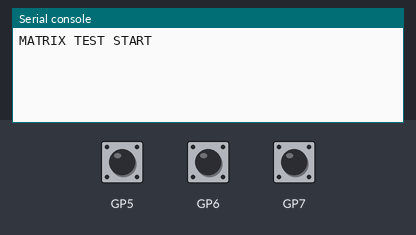
Recording of a program running on a simulated Raspberry Pi Pico running CircuitPython. Shown: the last lines printed to the serial console. The inputs (shaded band) are chosen by the test bench; at power-on: GP5 LOW, GP6 LOW, GP7 LOW.

Above: at 1.2 s.
1.3 s: GP5 pulled HIGH for 0.15 s
At 2.6 s:
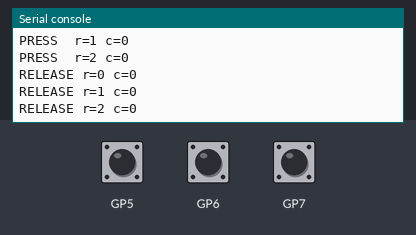
2.9 s: GP6 pulled HIGH for 0.15 s
At 3.04 s:
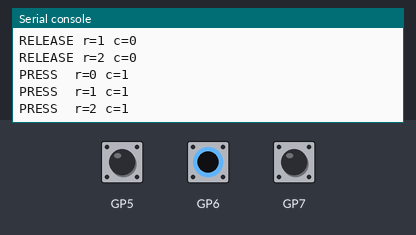
4.5 s: GP7 pulled HIGH for 0.15 s
At 5.1 s:
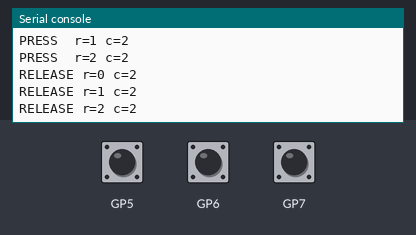
Timing chart, 0 to 7.5 s (numbered marks = the images above; inputs shaded):
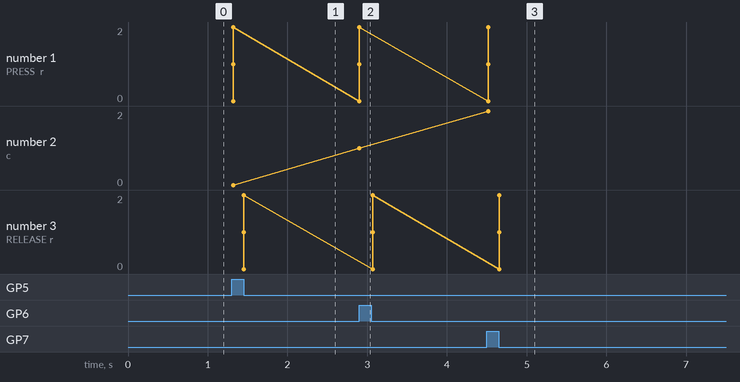

Measured:
- after the input at 1.3 s, the serial console: prints a new line at once (image 1)
- after the input at 2.9 s, the serial console: prints a new line at once (image 2)
- after the input at 4.5 s, the serial console: prints a new line at once (image 3)

The program:

code.py
```python
import time
import board
import digitalio

# =========================
# PINS ANPASSEN
# =========================
ROW_PINS = [board.GP2, board.GP3, board.GP4]   # nice!nano ersetzen
COL_PINS = [board.GP5, board.GP6, board.GP7]   # nice!nano ersetzen

DEBOUNCE_S = 0.03

print("MATRIX TEST START")

rows = []
for pin in ROW_PINS:
    r = digitalio.DigitalInOut(pin)
    r.direction = digitalio.Direction.OUTPUT
    r.value = False
    rows.append(r)

cols = []
for pin in COL_PINS:
    c = digitalio.DigitalInOut(pin)
    c.direction = digitalio.Direction.INPUT
    c.pull = digitalio.Pull.DOWN
    cols.append(c)

last_state = [[False for _ in COL_PINS] for _ in ROW_PINS]

def scan_matrix():
    pressed = []
    for r_idx, row in enumerate(rows):
        row.value = True
        time.sleep(0.001)

        for c_idx, col in enumerate(cols):
            if col.value:
                pressed.append((r_idx, c_idx))

        row.value = False
    return pressed

while True:
    current_pressed = scan_matrix()
    current_state = [[False for _ in COL_PINS] for _ in ROW_PINS]

    for r, c in current_pressed:
        current_state[r][c] = True

    for r in range(len(ROW_PINS)):
        for c in range(len(COL_PINS)):
            if current_state[r][c] != last_state[r][c]:
                if current_state[r][c]:
                    print("PRESS  r={} c={}".format(r, c))
                else:
                    print("RELEASE r={} c={}".format(r, c))

    last_state = current_state
    time.sleep(DEBOUNCE_S)
```
